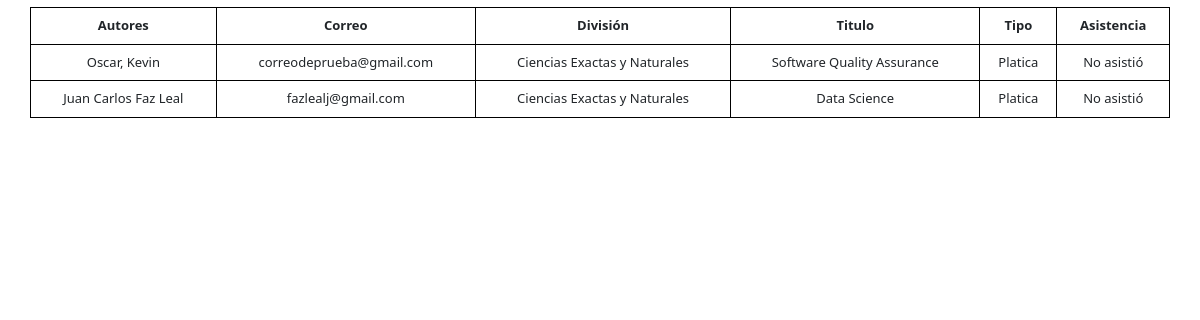
The app's page /informe/ (signed in) with its own data.
### Aplicacion/models.py (models this page shows, shortened)
class InputModel(models.Model):
    autores = models.TextField()
    correo = models.EmailField(max_length=250)
    division = models.CharField(max_length=250)
    titulo = models.CharField(max_length=250)
    tipo = models.CharField(max_length=250, choices=[('Platica', 'Plática'), ('Poster', 'Póster')], default='')
    resumen = models.FileField(upload_to=update_filename, null=True)
    asistencia = models.BooleanField(default = False)
    code = models.ImageField(blank=True)
    ESTADO_REVISION = [
        (1, 'sin revision'),
        (2, 'pendiente'),
        (3, 'aceptada'),
        (4, 'rechazada'),
    ]
    estado = models.IntegerField(
        choices=ESTADO_REVISION,
        default=1,
    )

### Aplicacion/views.py (the view)
# urls.py: path('informe/', views.Asistencias, name="informe"),
@login_required(login_url="/login")
def Asistencias(request):
    Ponencias = InputModel.objects.all()
    return render(request, "home/Informe.html", {"Ponencias": Ponencias})

### Aplicacion/templates/home/Informe.html (shortened to what this page needs)
<!DOCTYPE html>
<html lang="en">
<head>
    <link href="https://cdn.jsdelivr.net/npm/bootstrap@5.2.1/dist/css/bootstrap.min.css" rel="stylesheet">
</head>
<body>
    <table class="table mx-auto container">
        <thead>
            <th scope="col">Autores</th>
            <th scope="col">Correo</th>
            <th scope="col">División</th>
            <th scope="col">Titulo</th>
            <th scope="col">Tipo</th>
            <th scope="col">Asistencia</th>
        </thead>
        {% for ponencia in Ponencias %}
            <tr>
                <div class="container">
                    <td>{{ponencia.autores}}</td>
                    <td>{{ponencia.correo}}</td>
                    <td>{{ponencia.division}}</td>
                    <td>{{ponencia.titulo}}</td>
                    <td>{{ponencia.tipo}}</td>
                    {% if ponencia.Asistencia == True %}
                    <td>Asistió</td>
                    {% else %}
                    <td>No asistió</td>
                    {% endif %}
                </div>
            </tr>
        {% endfor %}
    </table>
</body>
</html>

### Aplicacion/templates/home/Informe.html (style rules this page uses)
table, th, td { border: 1px solid black; border-collapse: collapse; margin: 7px; text-align: center; font-size: 13px; }

### records on screen
InputModel: autores "Oscar, Kevin", correo "correodeprueba@gmail.com", division "Ciencias Exactas y Naturales", titulo "Software Quality Assurance", tipo "Platica"
InputModel: autores "Juan Carlos Faz Leal", correo "fazlealj@gmail.com", division "Ciencias Exactas y Naturales", titulo "Data Science", tipo "Platica"
